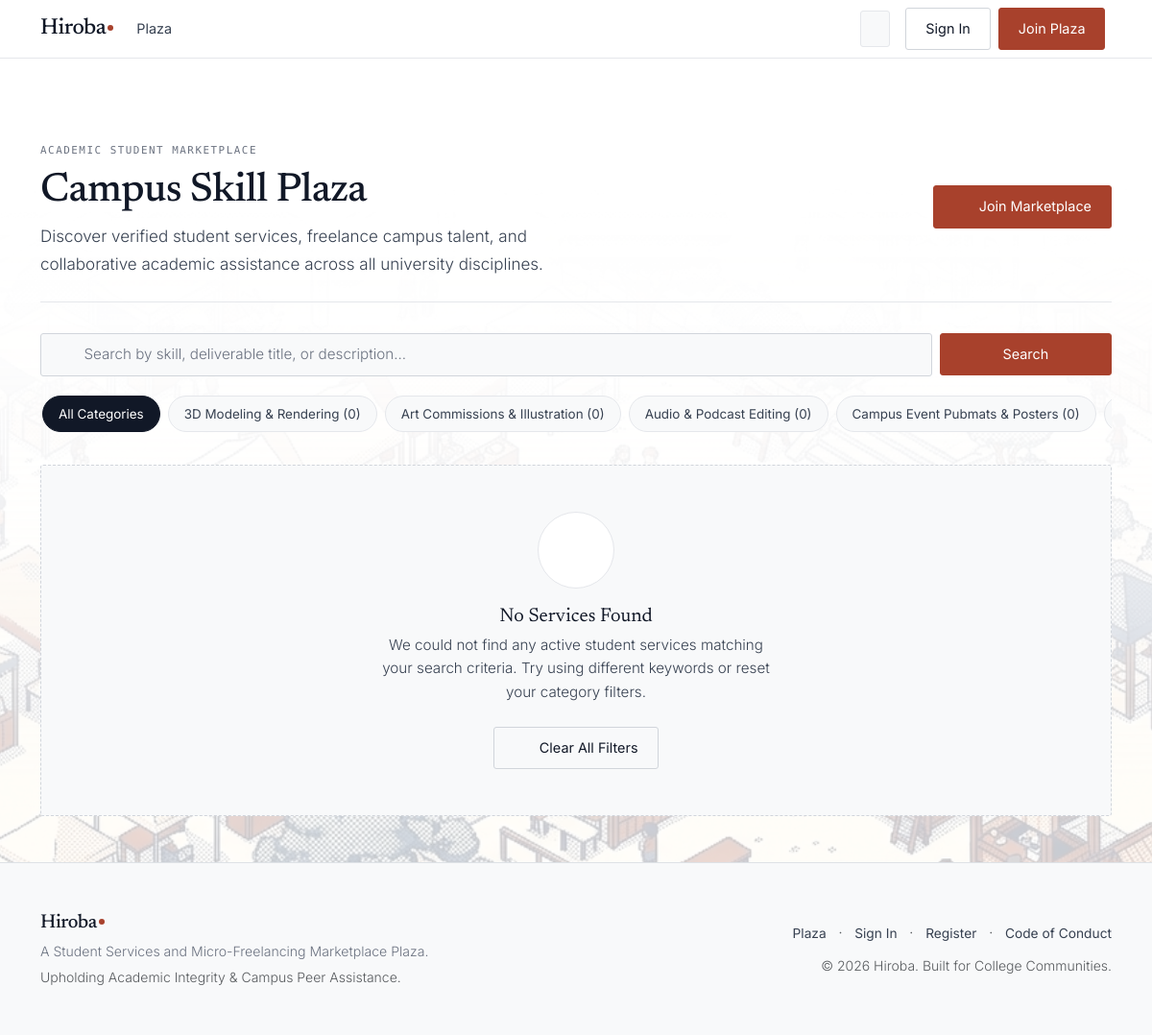
The page /public/index.php on the database its author committed.
### tables this page shows
CREATE TABLE categories (
  id INT UNSIGNED NOT NULL AUTO_INCREMENT,
  name VARCHAR(50) NOT NULL,
  slug VARCHAR(50) NOT NULL,
  description VARCHAR(255) NULL,
  status ENUM('active', 'hidden') NOT NULL DEFAULT 'active',
  created_at DATETIME NOT NULL DEFAULT CURRENT_TIMESTAMP,
  PRIMARY KEY (id),
  UNIQUE KEY uq_categories_name (name),
  UNIQUE KEY uq_categories_slug (slug),
  KEY idx_categories_status (status)
);

### src/auth.php (called while the page is built, shortened)
<?php
require_once __DIR__ . '/functions.php';
function isLoggedIn(): bool {
    return isset($_SESSION['user_id']) && (int)$_SESSION['user_id'] > 0;
}

### public/index.php (the view, shortened to what this page needs)
<?php
require_once __DIR__ . '/../src/functions.php';
require_once __DIR__ . '/../src/auth.php';
require_once __DIR__ . '/../src/layout.php';
$searchKeyword = trim((string)($_GET['q'] ?? ''));
$categoryId = max(0, (int)($_GET['category'] ?? 0));
$currentPage = max(1, (int)($_GET['page'] ?? 1));
$perPage = 24;
$offset = ($currentPage - 1) * $perPage;
$pdo = getDbConnection();
$categoriesStmt = $pdo->query('
  SELECT
    c.id,
    c.name,
    c.slug,
    COUNT(s.id) AS active_services_count
  FROM categories c
  LEFT JOIN services s ON c.id = s.category_id AND s.status = \'active\'
  WHERE c.status = \'active\'
  GROUP BY c.id, c.name, c.slug
  ORDER BY c.name ASC
');
$categories = $categoriesStmt->fetchAll();
$whereConditions = ['1=1'];
$whereClause = implode(' AND ', $whereConditions);
$servicesSql = '
  SELECT
    service_id,
    title,
    slug,
    description,
    price,
    delivery_days,
    category_id,
    category_name,
    category_slug,
    seller_id,
    seller_name,
    seller_photo,
    student_id,
    primary_image_path,
    created_at
  FROM vw_plaza_services
  WHERE ' . $whereClause . '
  ORDER BY created_at DESC
  LIMIT :limit OFFSET :offset
';
$servicesStmt = $pdo->prepare($servicesSql);
$servicesStmt->bindValue(':limit', $perPage, PDO::PARAM_INT);
$servicesStmt->bindValue(':offset', $offset, PDO::PARAM_INT);
$servicesStmt->execute();
$services = $servicesStmt->fetchAll();
?>
<div class="container py-4">
  <header class="plaza-masthead">
    <div class="row align-items-center g-4">
      <div class="col-lg-8">
        <span class="eyebrow">Academic Student Marketplace</span>
        <h1 class="display-h1 my-2">Campus Skill Plaza</h1>
        <p class="deck-p mb-0">
          Discover verified student services, freelance campus talent, and collaborative academic assistance across all university disciplines.
        </p>
      </div>
      <div class="col-lg-4 text-lg-end">
        <?php if (isLoggedIn()): ?>
          <?php if (isAdmin()): ?>
            <a href="<?= e(url('admin.php')) ?>" class="btn-tactile btn-outline">
              <?= renderIcon('shield', 'icon') ?>
              <span>Admin Desk</span>
            </a>
          <?php elseif (isVerifiedSeller()): ?>
            <a href="<?= e(url('service-new.php')) ?>" class="btn-tactile btn-accent">
              <?= renderIcon('plus', 'icon') ?>
              <span>Offer a Service</span>
            </a>
          <?php else: ?>
            <a href="<?= e(url('settings.php#seller-application')) ?>" class="btn-tactile btn-outline">
              <?= renderIcon('shield', 'icon') ?>
              <span>Become a Seller</span>
            </a>
          <?php endif; ?>
        <?php else: ?>
          <a href="<?= e(url('register.php')) ?>" class="btn-tactile btn-accent">
            <?= renderIcon('user', 'icon') ?>
            <span>Join Marketplace</span>
          </a>
        <?php endif; ?>
      </div>
    </div>
  </header>
  <section class="mb-4" aria-label="Plaza Search and Filters">
    <form action="<?= e(url('index.php')) ?>" method="GET" class="row g-2 mb-3 align-items-center">
      <div class="col-12 col-md-9 col-lg-10">
        <div class="search-box">
          <?= renderIcon('search', 'search-box__icon') ?>
          <input
            type="search"
            name="q"
            class="search-box__input"
            placeholder="Search by skill, deliverable title, or description..."
            value="<?= e($searchKeyword) ?>"
            aria-label="Search campus services"
          >
        </div>
      </div>
      <div class="col-12 col-md-3 col-lg-2 d-grid">
        <button type="submit" class="btn-tactile btn-accent w-100 justify-content-center">
          <span>Search</span>
        </button>
      </div>
    </form>
    <nav class="nav-pill-row" aria-label="Category Filter">
      <a
        href="<?= e(url('index.php' . ($searchKeyword !== '' ? '?q=' . urlencode($searchKeyword) : ''))) ?>"
        class="nav-tab-pill <?= $categoryId === 0 ? 'active' : '' ?>"
      >
        All Categories
      </a>
      <?php foreach ($categories as $cat): ?>
        <?php
          $catUrlParams = ['category' => (int)$cat['id']];
          $isActive = ($categoryId === (int)$cat['id']);
        ?>
        <a
          href="<?= e(url('index.php?' . http_build_query($catUrlParams))) ?>"
          class="nav-tab-pill <?= $isActive ? 'active' : '' ?>"
        >
          <?= e($cat['name']) ?> (<?= (int)$cat['active_services_count'] ?>)
        </a>
      <?php endforeach; ?>
    </nav>
  </section>
  <main id="plaza-main-content">
    <?php if (empty($services)): ?>
      <div class="empty-state">
        <div class="empty-state__icon-wrap">
          <?= renderIcon('search', 'icon--xl') ?>
        </div>
        <h3 class="empty-state__title">No Services Found</h3>
        <p class="empty-state__text">
          We could not find any active student services matching your search criteria. Try using different keywords or reset your category filters.
        </p>
        <a href="<?= e(url('index.php')) ?>" class="btn-tactile btn-outline">
          <?= renderIcon('close', 'icon') ?>
          <span>Clear All Filters</span>
        </a>
      </div>
    <?php endif; ?>
  </main>
</div>

### rows shown on the page
categories: name "3D Modeling & Rendering", active_services_count "0"
categories: name "Art Commissions & Illustration", active_services_count "0"
categories: name "Audio & Podcast Editing", active_services_count "0"
categories: name "Campus Event Pubmats & Posters", active_services_count "0"
